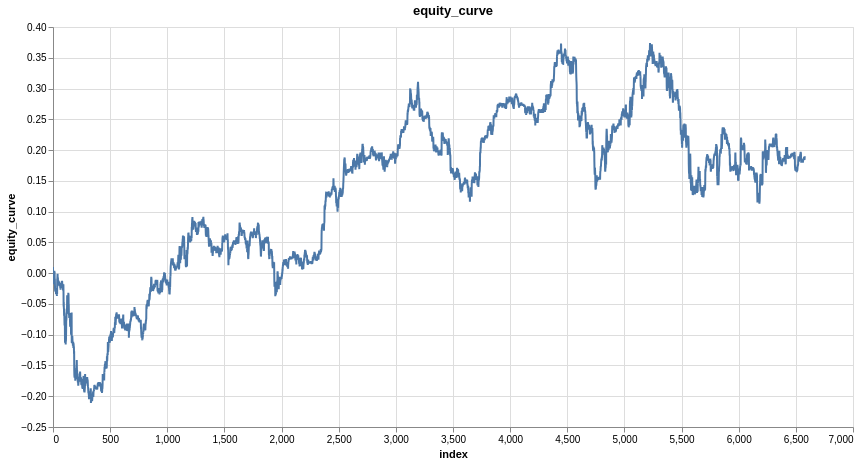

Write notebook code for a chart like this one.
### Code cell
research.plot_column(model_trades, 'equity_curve')

### Figure 1 — Vega specification as saved in the notebook (floating-point values rounded to 4 significant figures; data arrays with more than 128 entries replaced by an {"elided": "..."} marker saying what was removed)
{"$schema": "https://vega.github.io/schema/vega/v6.json", "data": [{"name": "param_1e9efca18e7a2868_store"}, {"name": "source_0", "values": {"elided": "6579 records"}}, {"name": "source_0_x_domain_index", "values": [{"min": 0, "max": 6578}]}, {"name": "source_0_y_domain_equity_curve", "values": [{"min": -0.211, "max": 0.374}]}], "signals": [{"name": "unit", "value": {}, "on": [{"events": "pointermove", "update": "isTuple(group()) ? group() : unit"}]}, {"name": "param_1e9efca18e7a2868", "update": "vlSelectionResolve(\"param_1e9efca18e7a2868_store\", \"union\")"}, {"name": "param_1e9efca18e7a2868_index", "on": [{"events": [{"source": "view", "type": "dblclick"}], "update": "null"}, {"events": {"signal": "param_1e9efca18e7a2868_translate_delta"}, "update": "panLinear(param_1e9efca18e7a2868_translate_anchor.extent_x, -param_1e9efca18e7a2868_translate_delta.x / width)"}, {"events": {"signal": "param_1e9efca18e7a2868_zoom_delta"}, "update": "zoomLinear(domain(\"x\"), param_1e9efca18e7a2868_zoom_anchor.x, param_1e9efca18e7a2868_zoom_delta)"}]}, {"name": "param_1e9efca18e7a2868_equity_curve", "on": [{"events": [{"source": "view", "type": "dblclick"}], "update": "null"}, {"events": {"signal": "param_1e9efca18e7a2868_translate_delta"}, "update": "panLinear(param_1e9efca18e7a2868_translate_anchor.extent_y, param_1e9efca18e7a2868_translate_delta.y / height)"}, {"events": {"signal": "param_1e9efca18e7a2868_zoom_delta"}, "update": "zoomLinear(domain(\"y\"), param_1e9efca18e7a2868_zoom_anchor.y, param_1e9efca18e7a2868_zoom_delta)"}]}, {"name": "param_1e9efca18e7a2868_tuple", "on": [{"events": [{"signal": "param_1e9efca18e7a2868_index || param_1e9efca18e7a2868_equity_curve"}], "update": "param_1e9efca18e7a2868_index && param_1e9efca18e7a2868_equity_curve ? {unit: \"\", fields: param_1e9efca18e7a2868_tuple_fields, values: [param_1e9efca18e7a2868_index,param_1e9efca18e7a2868_equity_curve]} : null"}]}, {"name": "param_1e9efca18e7a2868_tuple_fields", "value": [{"field": "index", "channel": "x", "type": "R"}, {"field": "equity_curve", "channel": "y", "type": "R"}]}, {"name": "param_1e9efca18e7a2868_translate_anchor", "value": {}, "on": [{"events": [{"source": "scope", "type": "pointerdown"}], "update": "{x: x(unit), y: y(unit), extent_x: domain(\"x\"), extent_y: domain(\"y\")}"}]}, {"name": "param_1e9efca18e7a2868_translate_delta", "value": {}, "on": [{"events": [{"source": "window", "between": [{"source": "scope", "type": "pointerdown"}, {"source": "window", "type": "pointerup"}], "type": "pointermove", "consume": true}], "update": "{x: param_1e9efca18e7a2868_translate_anchor.x - x(unit), y: param_1e9efca18e7a2868_translate_anchor.y - y(unit)}"}]}, {"name": "param_1e9efca18e7a2868_zoom_anchor", "on": [{"events": [{"source": "scope", "type": "wheel", "consume": true}], "update": "{x: invert(\"x\", x(unit)), y: invert(\"y\", y(unit))}"}]}, {"name": "param_1e9efca18e7a2868_zoom_delta", "on": [{"events": [{"source": "scope", "type": "wheel", "consume": true}], "update": "pow(1.001, event.deltaY * pow(16, event.deltaMode))", "force": true}]}, {"name": "param_1e9efca18e7a2868_modify", "on": [{"events": {"signal": "param_1e9efca18e7a2868_tuple"}, "update": "modify(\"param_1e9efca18e7a2868_store\", param_1e9efca18e7a2868_tuple, true)"}]}], "marks": [{"type": "line", "name": "marks", "from": {"data": "source_0"}, "sort": {"field": "x"}, "encode": {"update": {"defined": {"signal": "isValid(datum[\"index\"]) && isFinite(+datum[\"index\"]) && isValid(datum[\"equity_curve\"]) && isFinite(+datum[\"equity_curve\"])"}, "stroke": {"value": "#4c78a8"}, "y": {"field": "equity_curve", "scale": "y"}, "tooltip": {"signal": "{\"index\": format(datum[\"index\"], \"\"), \"equity_curve\": format(datum[\"equity_curve\"], \"\")}"}, "x": {"field": "index", "scale": "x"}}}, "clip": true, "interactive": true, "style": ["line"]}], "scales": [{"name": "x", "type": "linear", "domain": [{"signal": "(data(\"source_0_x_domain_index\")[0] || {}).min"}, {"signal": "(data(\"source_0_x_domain_index\")[0] || {}).max"}], "range": [0, {"signal": "width"}], "domainRaw": {"signal": "param_1e9efca18e7a2868[\"index\"]"}, "nice": true, "zero": false}, {"name": "y", "type": "linear", "domain": [{"signal": "(data(\"source_0_y_domain_equity_curve\")[0] || {}).min"}, {"signal": "(data(\"source_0_y_domain_equity_curve\")[0] || {}).max"}], "range": [{"signal": "height"}, 0], "domainRaw": {"signal": "param_1e9efca18e7a2868[\"equity_curve\"]"}, "nice": true, "zero": true}], "axes": [{"scale": "x", "tickCount": {"signal": "ceil(width/40)"}, "zindex": 0, "domain": false, "maxExtent": 0, "minExtent": 0, "gridScale": "y", "ticks": false, "labels": false, "aria": false, "orient": "bottom", "grid": true}, {"scale": "y", "orient": "left", "maxExtent": 0, "gridScale": "x", "aria": false, "domain": false, "labels": false, "minExtent": 0, "zindex": 0, "grid": true, "tickCount": {"signal": "ceil(height/40)"}, "ticks": false}, {"scale": "x", "zindex": 0, "tickCount": {"signal": "ceil(width/40)"}, "grid": false, "title": "index", "orient": "bottom", "labelOverlap": true, "labelFlush": true}, {"scale": "y", "zindex": 0, "orient": "left", "labelOverlap": true, "tickCount": {"signal": "ceil(height/40)"}, "title": "equity_curve", "grid": false}], "title": {"text": "equity_curve", "frame": "group"}, "background": "white", "width": 800, "height": 400, "style": "cell", "padding": 5}
